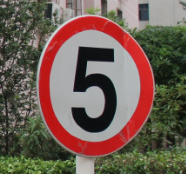
#> input picture Proposal_Load_Images/images/deformed_object.png, 186 x 174 px, given in place of dog.jfif, which was not available
$ jupyter execute w3_SiangRuoYing.ipynb   (text cells are left out)
#> lines starting #> are read from the running program, lines starting #| are printed output that depends on the picture; pictures that were not available may be replaced by others from this repository, and a replacement may not be noted
### FinalReport/utils.py
from urllib.request import urlretrieve
import cv2 as cv
import matplotlib.pyplot as plt
import numpy as np

# [30 lines left out: functions download_save_img, display_image, not called in this run]

def display_images(img_list, titles, adjust=False):
    """Function to display multiple images
    Arguments:
    ---
    img_list: list of images
    titles: list of titles
    adjust: Boolean that triggers cv.WINDOW_NORMAL

    Return:
    ---
    One or more display windows"""
    for img, title in zip(img_list, titles):
        if adjust:
            cv.namedWindow(title, cv.WINDOW_NORMAL)
            cv.imshow(title, img)
        else:
            cv.imshow(title, img)

    cv.waitKey(0)
    cv.destroyAllWindows()

# [189 lines left out: functions matplotlib_show_images, point_op, gamma_correction, auto_canny, resize_aspect_ratio, nms and 1 more, not called in this run]

### w3_Exercise/w3_SiangRuoYing.ipynb
[cell 1]
import sys
assert sys.version_info >= (3, 8)

import cv2 as cv
import numpy as np

[cell 2]
img = cv.imread("images/dog.jfif")
#> img is the input picture: shape (174, 186, 3); mean B, G, R 83.6, 94.5, 112.2

if img is not None:
    cv.imshow("dog", img)
    k = cv.waitKey(0) & 0xFF
#> (key Esc is pressed here)
    if k == ord('s'):
        cv.imwrite("new_dog.png", img)
    cv.destroyAllWindows()

[cell 3]
from urllib.request import urlretrieve
url = "https://img.freepik.com/free-photo/beautiful-beach-sunrise-blue-sky_181624-26939.jpg?t=st=1720928850~exp=1720932450~hmac=b5d9a9b952ed05de8ae7a147ab0e75ec91db18c8466f20cf6470665d12b898d8&w=740"
urlretrieve(url, filename="images/sunset.jpg")

[cell 4]
# 1st way

img = cv.imread("images/sunset.jpg", cv.IMREAD_UNCHANGED)
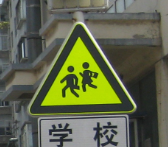
#> input picture Proposal_Load_Images/images/diff_colour_1.png, 168 x 147 px, given in place of sunset.jpg, which was not available
#> img is the input picture: shape (147, 168, 3); mean B, G, R 75.3, 102.1, 96.2
gray_img = cv.imread("images/sunset.jpg", cv.IMREAD_GRAYSCALE)
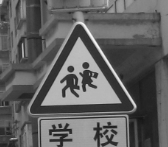
#> gray_img: shape (147, 168); min 21, max 248, mean 96.8

cv.imshow("ori", img)
cv.imshow("gray", gray_img)
cv.waitKey(0)
cv.destroyAllWindows()

[cell 5]
# 2nd way

from utils import display_images
display_images([img, gray_img], ("bori", "gray"))
#> the loop in display_images, `for img, title in zip(img_list, titles):` made 2 passes
#> title on passes 1 to 2: 'bori', 'gray'

[cell 6]
cap = cv.VideoCapture("videos/img_pexels.mp4")

if not cap.isOpened():
    sys.exit("Invalid video path")

width = int(cap.get(3))
#> width = 186
height = int(cap.get(4))
#> height = 174
new_width = int(width / 2)
#> new_width = 93
new_height = int(height / 2)
#> new_height = 87

fourcc = cv.VideoWriter_fourcc("M", "J", "P", "G")
#> fourcc = 1196444237
fps = 10
out = cv.VideoWriter("smaller_img_pexels.avi", fourcc, fps, (new_width, new_height))

while cap.isOpened():
    ret, frame = cap.read()

    if not ret:
        print("Frame not received")
        break

    cv.namedWindow("frame", cv.WINDOW_NORMAL)
    cv.imshow("frame", frame)

    out.write(frame)

    k = cv.waitKey(1) & 0xFF
#> (key Esc is pressed here)
    if k == 27:
        break

cap.release()
cv.destroyAllWindows()

[cell 7]
# linear interpolation

img = cv.imread("images/dog.jfif")
img_resize = cv.resize(img, None, fx=1.5, fy=1.5, interpolation=cv.INTER_LINEAR)
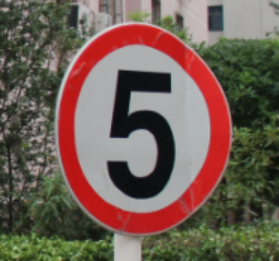
#> img_resize: shape (261, 279, 3); mean B, G, R 83.5, 94.4, 112.1

cv.imshow("upscale", img_resize)
cv.waitKey(0)
cv.destroyAllWindows()

# generally faster
# provide smoother image compared to nearest neighbour

[cell 8]
# cubic interpolation
img = cv.imread("images/dog.jfif")
img_resize = cv.resize(img, None, fx=1.5, fy=1.5, interpolation=cv.INTER_CUBIC)

cv.imshow("upscale", img_resize)
cv.waitKey(0)
cv.destroyAllWindows()

# slower than linear interpolation
# higher quality image with soomther gradients

[cell 9]
# nearest neighbour interpolation
# cubic interpolation
img = cv.imread("images/dog.jfif")
img_resize = cv.resize(img, None, fx=1.5, fy=1.5, interpolation=cv.INTER_NEAREST)
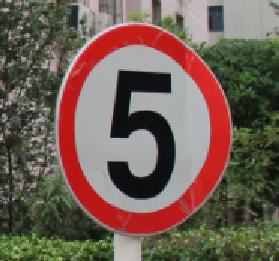
#> img_resize: shape (261, 279, 3); mean B, G, R 83.7, 94.6, 112.3

cv.imshow("upscale", img_resize)
cv.waitKey(0)
cv.destroyAllWindows()

# fastest method
# low quality image
